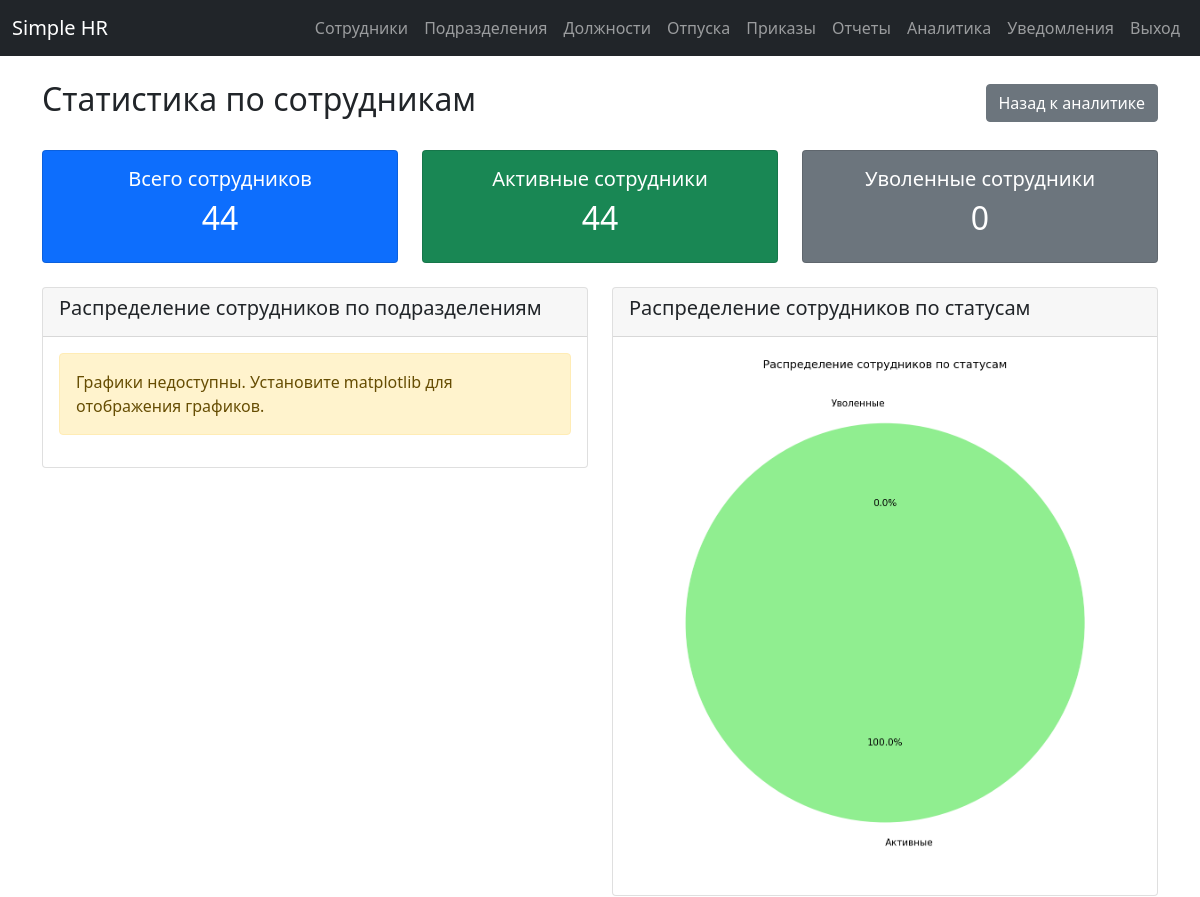
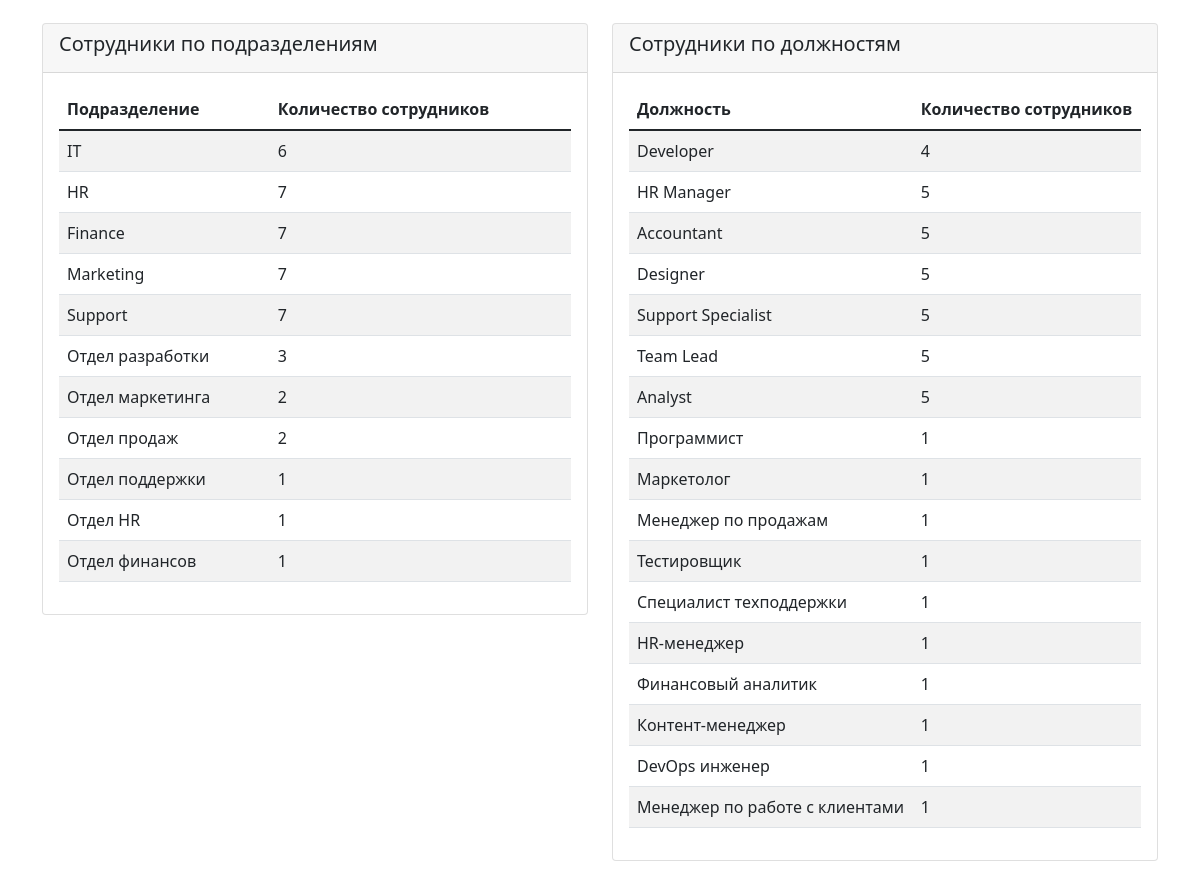
The app's page /analytics/employee_statistics (signed in) with its own data (2 pictures, top to bottom).
### app/models.py (models this page shows)
class Department(db.Model):
    id = db.Column(db.Integer, primary_key=True)
    name = db.Column(db.String(100), unique=True, nullable=False, index=True)
    employees = db.relationship('Employee', backref='department', lazy=True)

class Position(db.Model):
    id = db.Column(db.Integer, primary_key=True)
    title = db.Column(db.String(100), unique=True, nullable=False, index=True)
    employees = db.relationship('Employee', backref='position', lazy=True)

### app/routes/analytics.py (the view)
@bp.route('/employee_statistics')
@login_required
def employee_statistics():
    try:
        employees = get_cached_employees()
        departments = get_cached_departments()
        positions = get_cached_positions()
        total_employees = len(employees)
        active_employees = len([e for e in employees if e.status == 'active'])
        dismissed_employees = len([e for e in employees if e.status == 'dismissed'])
        department_stats = []
        for dept in departments:
            dept_count = len([e for e in employees if e.department_id == dept.id])
            department_stats.append({
                'name': dept.name,
                'count': dept_count
            })
        position_stats = []
        for pos in positions:
            pos_count = len([e for e in employees if e.position_id == pos.id])
            position_stats.append({
                'title': pos.title,
                'count': pos_count
            })
        distribution_chart = create_employee_distribution_chart(tuple(tuple(d.items()) for d in department_stats))
        status_chart = create_employee_status_chart(active_employees, dismissed_employees)
        department_comparison_chart = create_department_comparison_chart(departments, employees)
        turnover_chart = create_turnover_chart(employees)
        return render_template('analytics/employee_statistics.html',
                             total_employees=total_employees,
                             active_employees=active_employees,
                             dismissed_employees=dismissed_employees,
                             department_stats=department_stats,
                             position_stats=position_stats,
                             distribution_chart=distribution_chart,
                             status_chart=status_chart,
                             department_comparison_chart=department_comparison_chart,
                             turnover_chart=turnover_chart)
    except Exception as e:
        logger.error(f"Error in employee statistics: {str(e)}")
        flash('Ошибка при загрузке статистики по сотрудникам', 'error')
        return redirect(url_for('analytics.dashboard'))

### app/templates/analytics/employee_statistics.html (shortened to what this page needs)
{% extends "base.html" %}
{% block content %}
<div class="d-flex justify-content-between align-items-center mb-4">
    <h2>Статистика по сотрудникам</h2>
    <a href="{{ url_for('analytics.dashboard') }}" class="btn btn-secondary">Назад к аналитике</a>
</div>
<div class="row mb-4">
    <div class="col-md-4">
        <div class="card text-white bg-primary">
            <div class="card-body text-center">
                <h5 class="card-title">Всего сотрудников</h5>
                <h2>{{ total_employees }}</h2>
            </div>
        </div>
    </div>
    <div class="col-md-4">
        <div class="card text-white bg-success">
            <div class="card-body text-center">
                <h5 class="card-title">Активные сотрудники</h5>
                <h2>{{ active_employees }}</h2>
            </div>
        </div>
    </div>
    <div class="col-md-4">
        <div class="card text-white bg-secondary">
            <div class="card-body text-center">
                <h5 class="card-title">Уволенные сотрудники</h5>
                <h2>{{ dismissed_employees }}</h2>
            </div>
        </div>
    </div>
</div>
<div class="row">
    <div class="col-md-6 mb-4">
        <div class="card">
            <div class="card-header">
                <h5>Распределение сотрудников по подразделениям</h5>
            </div>
            <div class="card-body">
                {% if distribution_chart %}
                <img class="img-fluid" alt="Распределение по подразделениям">
                {% else %}
                <div class="alert alert-warning">Графики недоступны. Установите matplotlib для отображения графиков.</div>
                {% endif %}
            </div>
        </div>
    </div>
    <div class="col-md-6 mb-4">
        <div class="card">
            <div class="card-header">
                <h5>Распределение сотрудников по статусам</h5>
            </div>
            <div class="card-body">
                {% if status_chart %}
                <img class="img-fluid" alt="Распределение по статусам">
                {% else %}
                <div class="alert alert-warning">Графики недоступны. Установите matplotlib для отображения графиков.</div>
                {% endif %}
            </div>
        </div>
    </div>
</div>
<div class="row">
    <div class="col-md-6 mb-4">
        <div class="card">
            <div class="card-header">
                <h5>Сотрудники по подразделениям</h5>
            </div>
            <div class="card-body">
                <div class="table-responsive">
                    <table class="table table-striped">
                        <thead>
                            <tr>
                                <th>Подразделение</th>
                                <th>Количество сотрудников</th>
                            </tr>
                        </thead>
                        <tbody>
                            {% for stat in department_stats %}
                            <tr>
                                <td>{{ stat.name }}</td>
                                <td>{{ stat.count }}</td>
                            </tr>
                            {% endfor %}
                        </tbody>
                    </table>
                </div>
            </div>
        </div>
    </div>
    <div class="col-md-6 mb-4">
        <div class="card">
            <div class="card-header">
                <h5>Сотрудники по должностям</h5>
            </div>
            <div class="card-body">
                <div class="table-responsive">
                    <table class="table table-striped">
                        <thead>
                            <tr>
                                <th>Должность</th>
                                <th>Количество сотрудников</th>
                            </tr>
                        </thead>
                        <tbody>
                            {% for stat in position_stats %}
                            <tr>
                                <td>{{ stat.title }}</td>
                                <td>{{ stat.count }}</td>
                            </tr>
                            {% endfor %}
                        </tbody>
                    </table>
                </div>
            </div>
        </div>
    </div>
</div>
{% endblock %}

### records on screen
Department: name "IT"
Department: name "HR"
Department: name "Finance"
Department: name "Marketing"
Department: name "Support"
Department: name "Отдел разработки"
Department: name "Отдел маркетинга"
Department: name "Отдел продаж"
Department: name "Отдел поддержки"
Department: name "Отдел HR"
Department: name "Отдел финансов"
Position: title "Developer"
Position: title "HR Manager"
Position: title "Accountant"
Position: title "Designer"
Position: title "Support Specialist"
Position: title "Team Lead"
Position: title "Analyst"
Position: title "Программист"
Position: title "Маркетолог"
Position: title "Менеджер по продажам"
Position: title "Тестировщик"
Position: title "Специалист техподдержки"
Position: title "HR-менеджер"
Position: title "Финансовый аналитик"
Position: title "Контент-менеджер"
Position: title "DevOps инженер"
Position: title "Менеджер по работе с клиентами"

### other values on screen
{{ total_employees }} "44"
{{ active_employees }} "44"
{{ dismissed_employees }} "0"
{{ stat.count }} "6" "7" "7" "7" "7" "3" "2" "2" "1" "1" "1"
{{ stat.count }} "4" "5" "5" "5" "5" "5" "5" "1" "1" "1" "1" "1" "1" "1" "1" "1" "1"
